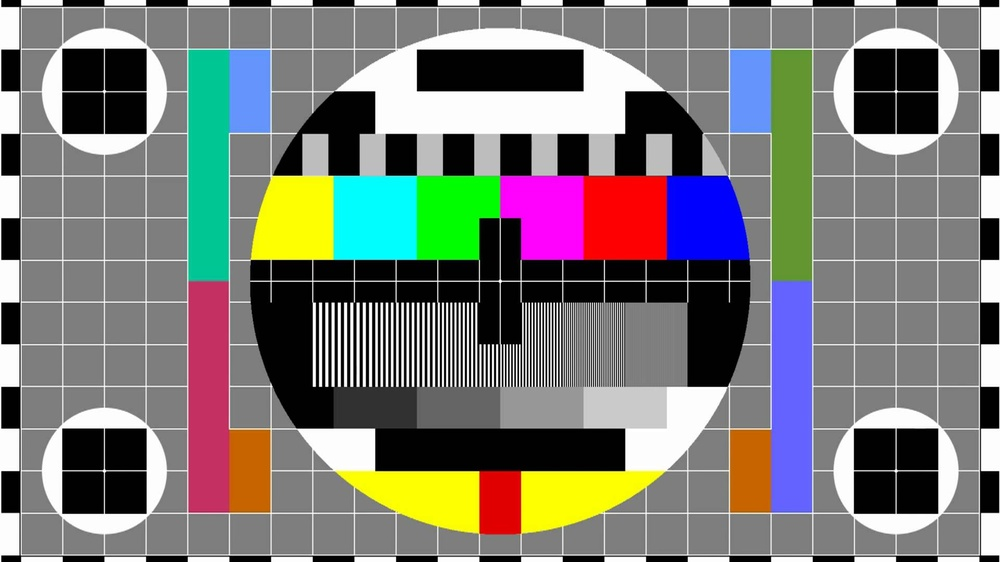
#> input picture class8/assignments/here.jpg, 1000 x 562 px, shrunk from 1920 x 1080 before the run
$ python assignment35.py
#> lines starting #> are read from the running program, lines starting #| are printed output that depends on the picture
# Name: Owen Shi
# Date: Fri, Nov. 1st, 2024
# Assignment 35

import matplotlib.pyplot as plt

in_file = input("Enter image file name: ")
#> the answer given: here.jpg
out_file = input("Enter output file: ")
#> the answer given: out.png

img = plt.imread(in_file)
#> img is the input picture: shape (562, 1000, 3); mean R, G, B 121.5, 121.6, 117.3

img = img[round(len(img) // 2) :, : round(len(img[0]) // 2)]
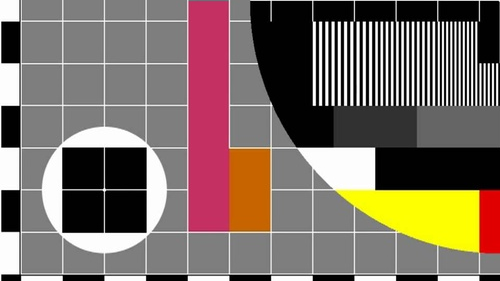
#> img: shape (281, 500, 3); mean R, G, B 124.7, 110.4, 100.9

plt.imsave(out_file, img)
